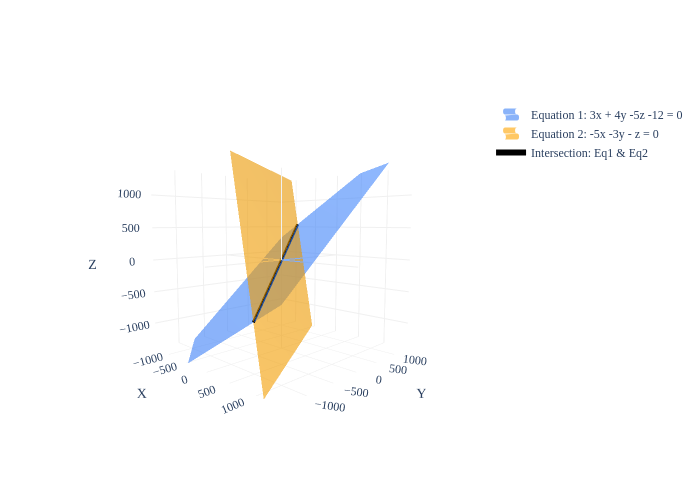

The notebook cell this image was saved under:
### Markdown cell above
:::{note} Definition: Standard Form of a Plane in $\mathbb{R}^3$

A plane in $\mathbb{R}^3$ is the set of all points $(x, y, z)$ that satisfy the equation

$$ax + by + cz + d = 0$$

where $a, b, c, d \in \mathbb{R}$.

Note that the above equation can also be written in the form

$$z = Ax + By + C$$

where $A = -\frac{a}{c}$, $B = -\frac{b}{c}$, and $C = -\frac{d}{c}$.
:::

For example, let's draw:
1. $\color{#3d81f6} 3x + 4y - 5z - 12 = 0$, or equivalently $z = \frac{3}{5}x + \frac{4}{5}y + \frac{12}{5}$
2. $\color{orange} -5x - 3y - z = 0$, or equivalently $z = -5x - 3y$

You'll notice that they intersect at a line. This is not a coincidence; any two **non-parallel** planes in $\mathbb{R}^3$ will intersect at a line.

### Code cell
from hw04_util import draw_equations

fig = draw_equations([[3, 4, -5, -12], [-5, -3, -1, 0]])
fig.show()

### Figure 1 — Plotly figure (JSON) as saved in the notebook; plotly's stock layout.template omitted (floating-point values rounded to 4 significant figures; data arrays with more than 128 entries replaced by an {"elided": "..."} marker saying what was removed)
{"data": [{"colorscale": [[0, "#3d81f6"], [1, "#3d81f6"]], "name": "Equation 1: 3x + 4y -5z -12 = 0", "opacity": 0.6, "showlegend": true, "showscale": false, "type": "surface", "x": {"elided": "100x100 float values"}, "y": {"elided": "100x100 float values"}, "z": {"elided": "100x100 float values"}}, {"colorscale": [[0, "orange"], [1, "orange"]], "name": "Equation 2: -5x -3y - z = 0", "opacity": 0.6, "showlegend": true, "showscale": false, "type": "surface", "x": {"elided": "100x100 float values"}, "y": {"elided": "100x100 float values"}, "z": {"elided": "100x100 float values"}}, {"hoverinfo": "skip", "line": {"color": "#f0f0f0", "width": 2}, "mode": "lines", "showlegend": false, "type": "scatter3d", "x": [-1409, 1409], "y": [0, 0], "z": [0, 0]}, {"hoverinfo": "skip", "line": {"color": "#f0f0f0", "width": 2}, "mode": "lines", "showlegend": false, "type": "scatter3d", "x": [0, 0], "y": [-1409, 1409], "z": [0, 0]}, {"hoverinfo": "skip", "line": {"color": "#f0f0f0", "width": 2}, "mode": "lines", "showlegend": false, "type": "scatter3d", "x": [0, 0], "y": [0, 0], "z": [-1409, 1409]}, {"line": {"color": "black", "width": 6}, "mode": "lines", "name": "Intersection: Eq1 & Eq2", "type": "scatter3d", "x": [26770.0, 26230.0, 25690.0, 25150.0, 24600.0, 24060.0, 23520.0, 22980.0, 22440.0, 21900.0, 21360.0, 20820.0, 20280.0, 19740.0, 19200.0, 18660.0, 18110.0, 17570.0, 17030.0, 16490.0, 15950.0, 15410.0, 14870.0, 14330.0, 13790.0, 13250.0, 12710.0, 12170.0, 11620.0, 11080.0, 10540.0, 10000.0, 9461.0, 8920.0, 8380.0, 7839.0, 7298.0, 6757.0, 6216.0, 5675.0, 5135.0, 4594.0, 4053.0, 3512.0, 2971.0, 2430.0, 1890.0, 1349.0, 808.0, 267.1, -273.7, -814.5, -1355.0, -1896.0, -2437.0, -2978.0, -3519.0, -4059.0, -4600.0, -5141.0, -5682.0, -6223.0, -6764.0, -7304.0, -7845.0, -8386.0, -8927.0, -9468.0, -10010.0, -10550.0, -11090.0, -11630.0, -12170.0, -12710.0, -13250.0, -13790.0, -14340.0, -14880.0, -15420.0, -15960.0, -16500.0, -17040.0, -17580.0, -18120.0, -18660.0, -19200.0, -19740.0, -20280.0, -20830.0, -21370.0, -21910.0, -22450.0, -22990.0, -23530.0, -24070.0, -24610.0, -25150.0, -25690.0, -26230.0, -26770.0], "y": [-39450.0, -38650.0, -37850.0, -37060.0, -36260.0, -35460.0, -34660.0, -33870.0, -33070.0, -32270.0, -31480.0, -30680.0, -29880.0, -29090.0, -28290.0, -27490.0, -26690.0, -25900.0, -25100.0, -24300.0, -23510.0, -22710.0, -21910.0, -21120.0, -20320.0, -19520.0, -18720.0, -17930.0, -17130.0, -16330.0, -15540.0, -14740.0, -13940.0, -13150.0, -12350.0, -11550.0, -10750.0, -9957.0, -9160.0, -8363.0, -7566.0, -6769.0, -5972.0, -5175.0, -4378.0, -3581.0, -2784.0, -1987.0, -1190.0, -393.1, 404.0, 1201.0, 1998.0, 2795.0, 3592.0, 4389.0, 5186.0, 5983.0, 6780.0, 7577.0, 8374.0, 9171.0, 9968.0, 10770.0, 11560.0, 12360.0, 13160.0, 13950.0, 14750.0, 15550.0, 16340.0, 17140.0, 17940.0, 18740.0, 19530.0, 20330.0, 21130.0, 21920.0, 22720.0, 23520.0, 24310.0, 25110.0, 25910.0, 26710.0, 27500.0, 28300.0, 29100.0, 29890.0, 30690.0, 31490.0, 32280.0, 33080.0, 33880.0, 34680.0, 35470.0, 36270.0, 37070.0, 37860.0, 38660.0, 39460.0], "z": [-15500.0, -15190.0, -14870.0, -14560.0, -14250.0, -13930.0, -13620.0, -13310.0, -12990.0, -12680.0, -12370.0, -12050.0, -11740.0, -11430.0, -11120.0, -10800.0, -10490.0, -10180.0, -9863.0, -9550.0, -9237.0, -8924.0, -8611.0, -8297.0, -7984.0, -7671.0, -7358.0, -7045.0, -6732.0, -6419.0, -6106.0, -5793.0, -5479.0, -5166.0, -4853.0, -4540.0, -4227.0, -3914.0, -3601.0, -3288.0, -2975.0, -2661.0, -2348.0, -2035.0, -1722.0, -1409.0, -1096.0, -782.8, -469.7, -156.6, 156.6, 469.7, 782.8, 1096.0, 1409.0, 1722.0, 2035.0, 2348.0, 2661.0, 2975.0, 3288.0, 3601.0, 3914.0, 4227.0, 4540.0, 4853.0, 5166.0, 5479.0, 5793.0, 6106.0, 6419.0, 6732.0, 7045.0, 7358.0, 7671.0, 7984.0, 8297.0, 8611.0, 8924.0, 9237.0, 9550.0, 9863.0, 10180.0, 10490.0, 10800.0, 11120.0, 11430.0, 11740.0, 12050.0, 12370.0, 12680.0, 12990.0, 13310.0, 13620.0, 13930.0, 14250.0, 14560.0, 14870.0, 15190.0, 15500.0]}], "layout": {"font": {"family": "Palatino, serif", "size": 12}, "height": 500, "scene": {"aspectmode": "cube", "bgcolor": "white", "camera": {"eye": {"x": 1.5, "y": -1.5, "z": 0.2}}, "xaxis": {"backgroundcolor": "white", "gridcolor": "#f0f0f0", "range": [-1409, 1409], "title": {"text": "X"}, "zerolinecolor": "#f0f0f0"}, "yaxis": {"backgroundcolor": "white", "gridcolor": "#f0f0f0", "range": [-1409, 1409], "title": {"text": "Y"}, "zerolinecolor": "#f0f0f0"}, "zaxis": {"backgroundcolor": "white", "gridcolor": "#f0f0f0", "range": [-1409, 1409], "title": {"text": "Z"}, "zerolinecolor": "#f0f0f0"}}, "showlegend": true, "width": 700}}
